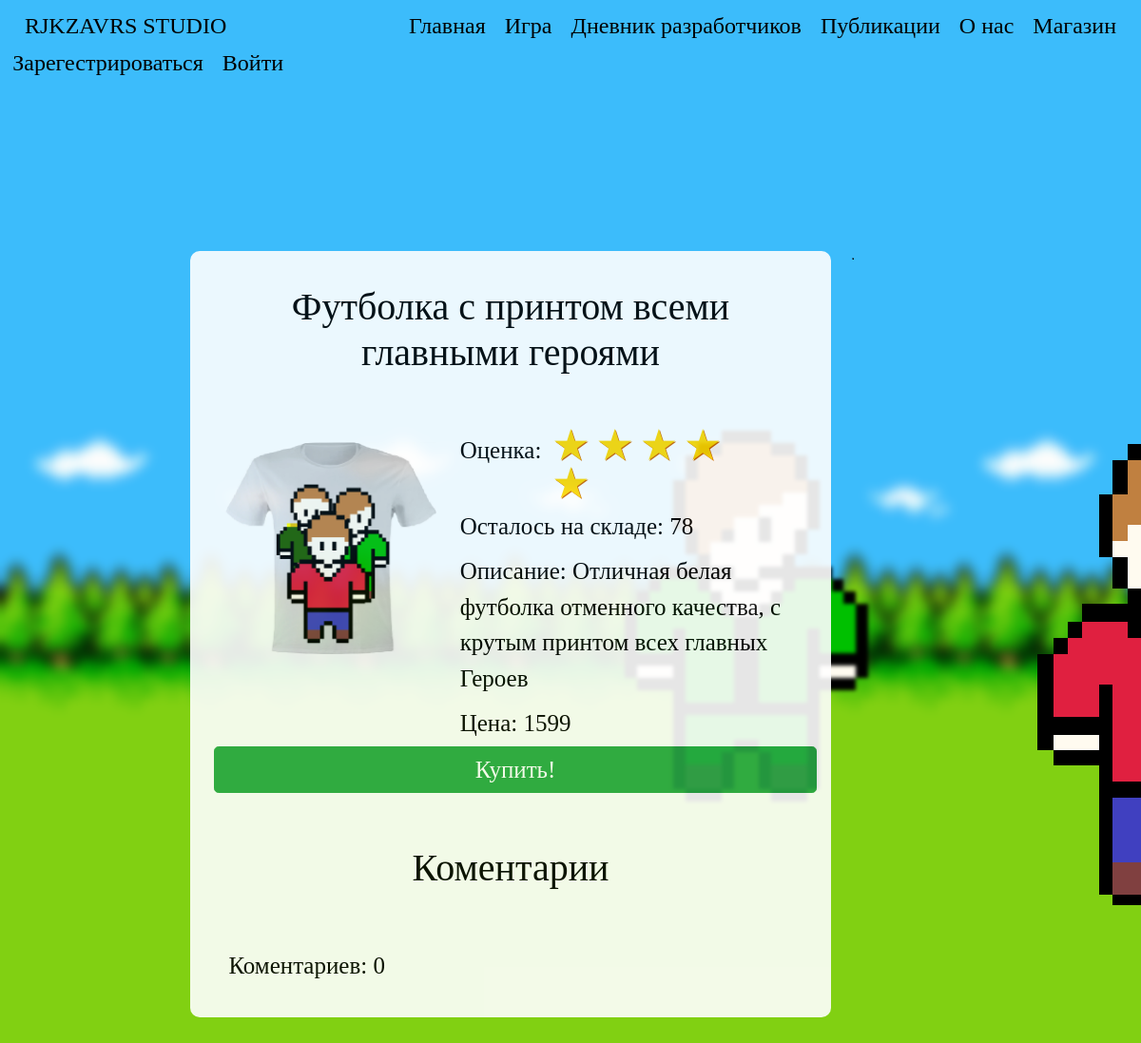
Page /shop/1/ on the earlier database version.
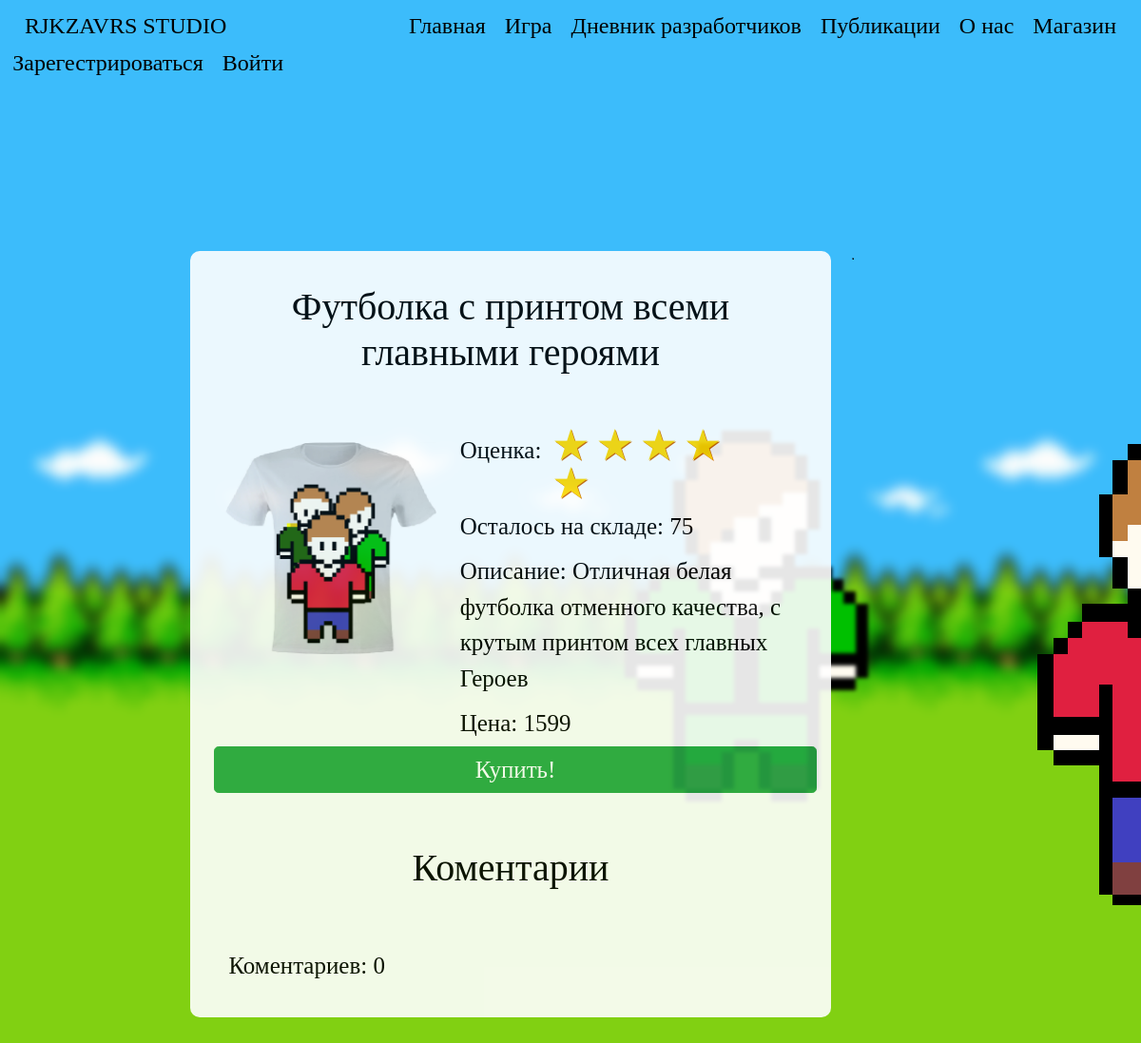
Same page on the later database version.
### data/products.py (models this page shows)
class Products(SqlAlchemyBase, SerializerMixin):
    __tablename__ = 'products'
    id = sqlalchemy.Column(sqlalchemy.Integer, primary_key=True, autoincrement=True)
    header = sqlalchemy.Column(sqlalchemy.String, nullable=True)
    description = sqlalchemy.Column(sqlalchemy.String, nullable=True)
    image = sqlalchemy.Column(sqlalchemy.String, nullable=True)
    created_date = sqlalchemy.Column(sqlalchemy.DateTime)
    quantity_in_stock = sqlalchemy.Column(sqlalchemy.Integer, nullable=True, default=0)
    price = sqlalchemy.Column(sqlalchemy.Integer, nullable=True, default=1000)
    comments = orm.relation('Comments')

### run.py (the view)
@app.route("/shop/<int:id>/", methods=['GET', 'POST'])
def shop_item(id):
    status = 0
    if current_user.is_authenticated:
        status = current_user.status + 1
    session = db_session.create_session()
    item = session.query(Products).get(id)
    session.close()
    if item:
        form = CommentsForm()
        if form.submit.data:
            if current_user.is_authenticated:
                session = db_session.create_session()
                user = session.query(User).get(current_user.id)
                products = session.query(Products).get(id)
                comment = Comments()
                comment.text = form.text.data
                comment.created_date = datetime.datetime.now()
                form.text.data = ""
                user.comments.append(comment)
                session.merge(user)
                products.comments.append(comment)
                session.merge(products)
                session.commit()
                session = db_session.create_session()
                comments = session.query(Comments).filter(Comments.product_id == id).order_by(
                    Comments.created_date.desc()).all()
                templ = render_template("/shop_item.html", item=item, status=status, user=current_user,
                                        style=url_for('static', filename='css/style.css'), form=form, comments=comments,
                                        count_commentaries=len(comments), base_href=f"shop/{id}/",
                                        bgimg=get_image_profile(current_user))
                session.close()
                return templ
        else:
            comments = session.query(Comments).filter(Comments.product_id == id).order_by(
                Comments.created_date.desc()).all()
            templ = render_template("/shop_item.html", item=item, status=status, user=current_user,
                                    style=url_for('static', filename='css/style.css'), form=form, comments=comments,
                                    count_commentaries=len(comments), base_href=f"shop/{id}/",
                                    bgimg=get_image_profile(current_user))
            session.close()
            return templ
    return redirect('/shop')

### data/db_session.py (called while the page is built)
def create_session() -> Session:
    global __factory
    return __factory()

### run.py (called while the page is built)
def get_image_profile(user):
    bg_img = 1
    if user.is_authenticated:
        bg_img = user.background_image_id + 1
    return url_for('static', filename=f'img/background_img_{bg_img}.png')

### templates/shop_item.html
{% extends "base.html" %}
{% block content %}
<div class="title">
    <h1 class="title-text">{{ item.header }}</h1>
</div>
<div class="item-header">
    <div class="item-chet-block-img">
        <img src="{{ item.image }}" width="100%">
    </div>
    <div class="item-right-item-header">
        <div class="score-align">
            <div>
                <p class="diary-text">Оценка:</p>
            </div>
            <div class="rating-result">
                {% if 5 >= 1 %}<span class="active"></span>{% else %}<span></span>{% endif %}
                {% if 5 >= 2 %}<span class="active"></span>{% else %}<span></span>{% endif %}
                {% if 5 >= 3 %}<span class="active"></span>{% else %}<span></span>{% endif %}
                {% if 5 >= 4 %}<span class="active"></span>{% else %}<span></span>{% endif %}
                {% if 5 >= 5 %}<span class="active"></span>{% else %}<span></span>{% endif %}
            </div>
        </div>
        <div>
            <p class="diary-text">
                Осталось на складе: {{ item.quantity_in_stock }}
            </p>
        </div>
        <div>
            <p class="diary-text">
                Описание: {{ item.description }}
            </p>
        </div>
        <div>
            <p class="diary-text">
                Цена: {{ item.price }}
            </p>
        </div>
    </div>
</div>
<div align="center">
    <a href="/pre-order/" class="btn btn-success btn-lg btn-block diary-text-white">Купить!</a>
</div>
{% include "comments.html" %}
{% endblock %}

### templates/base.html (shortened to what this page needs)
<!doctype html>
<html lang="ru">
<head>
    <link rel="stylesheet"
          href="https://stackpath.bootstrapcdn.com/bootstrap/4.4.1/css/bootstrap.min.css"
>
    <link rel="stylesheet" href={{style}}>
</head>
<body>
<header class="navbar navbar-light">
    <div class="left-head">
        <a href="/about/"><h4 class="asd">RJKZAVRS STUDIO</h4></a>
    </div>
    <div class="center-head">
        <div>
            <a href="/" class="header-a"><h4 class="asd">Главная</h4></a>
            <a href="/game_about" class="header-a"><h4 class="asd">Игра</h4></a>
            <a href="/DevelopersDiary" class="header-a"><h4 class="asd">Дневник разработчиков</h4></a>
            <a href="/Publications/" class="header-a"><h4 class="asd">Публикации</h4></a>
            <a href="/about/" class="header-a"><h4 class="asd">О нас</h4></a>
            <a href="/shop/" class="header-a"><h4 class="asd">Магазин</h4></a>
        </div>
    </div>
    <div class="right-head">
        {% if current_user.is_authenticated %}
        <a class="navbar-brand" href="/account"><h4 class="asd">{{ current_user.nickname }}</h4></a>
        {% else %}
        <a href="/login"><h4 class="asd">Войти</h4></a>
        <a href="/register"><h4 class="asd">Зарегестрироваться</h4></a>
        {% endif %}
    </div>
</header>
<main role="main">
    <div class="main-block">
        <div class="center-column">
            <div class="center-column-block">
                {% block content %}{% endblock %}
            </div>
        </div>
    </div>
</main>
</body>
</html>

### templates/comments.html (shortened to what this page needs)
<div class="block-comments">
    <div class="title">
        <h1 class="title-text">Коментарии</h1>
    </div>
    <div class="block-count">
        <p class="diary-text">Коментариев: {{ count_commentaries }}</p>
    </div>
</div>

### static/css/style.css (style rules this page uses)
p { text-decoration: none; }
header { margin-bottom: 170px; }
main { align: center; width: 100%; }
.header-a { float: left; }
a { text-decoration: none; }
div.main-block { width: 85%; display: flex; margin-left: 15%; align: center; margin-bottom: 70px; }
.asd { font-family: 'Comfortaa', cursive; font-weight: 100; font-style: inherit; color: #000; position: relative; padding: 5px 5px; margin: 0 5px; }
.title-text { font-family: 'Comfortaa', cursive; font-weight: 100; font-style: inherit; color: #000; position: relative; padding: 5px 5px; margin: 0 5px; }
.diary-text { font-size: 25px; font-family: 'Comfortaa', cursive; font-weight: 100; font-style: inherit; color: #000; position: relative; padding: 5px 5px; margin: 0 5px; }
.diary-text-white { font-size: 25px; font-family: 'Comfortaa', cursive; font-weight: 100; font-style: inherit; color: #fff; position: relative; padding: 5px 5px; margin: 0 5px; }
div.left-head { width: 25%; }
div.center-head { display: flex; align: center; }
div.right-head { width: 25%; display: -webkit-flex; -webkit-flex-direction: row-reverse; display: flex; flex-direction: row-reverse; }
div.center-column { border-radius: 10px; background: #fff; align: left; width: 66%; margin-left: 2%; margin-right: 20px; opacity: 0.9; }
div.center-column-block { padding: 30px 20px; }
div.title { display: block; text-align: center; margin-bottom: 50px; }
div.block-comments { margin-top: 50px; }
div.block-count { margin-left: 10px; }
.rating-result { margin: 0 auto; }
.rating-result span { padding: 0; font-size: 40px; line-height: 1; color: lightgrey; text-shadow: 1px 1px #bbb; }
.rating-result > span:before { content: '★'; }
.rating-result > span.active { color: gold; text-shadow: 1px 1px #c60; }
.item-chet-block-img { width: 40%; padding: 15px; }
.item-right-item-header { width: 60%; }
.item-header { display: flex; }
div.score-align { display: flex; width: 300px; }

Differences in the rows shown:
changed Products "Футболка с принтом всеми главными героями": quantity_in_stock "78" → "75"
